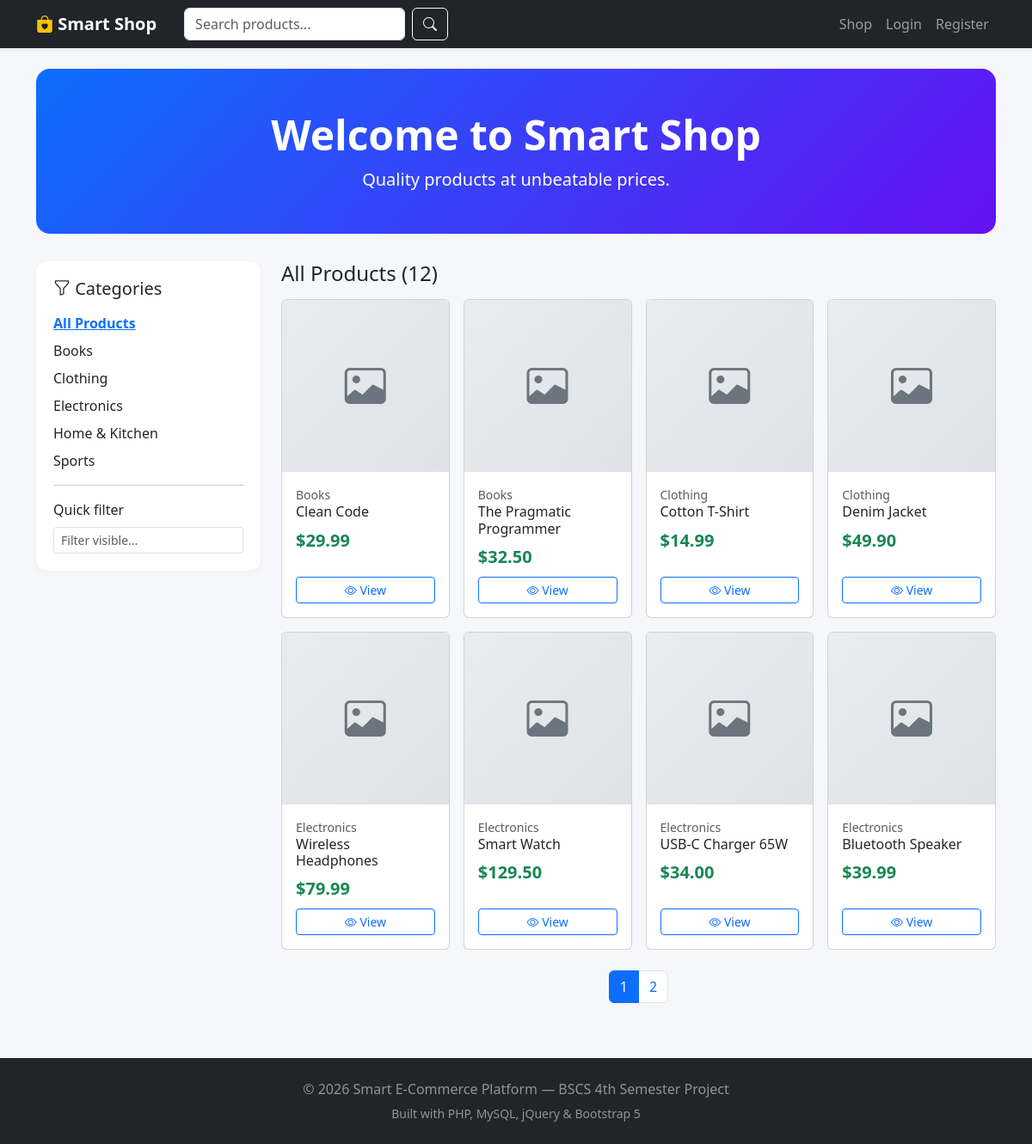
The page / on the database its author committed.
### tables this page shows
CREATE TABLE `categories` (
  `id` INT AUTO_INCREMENT PRIMARY KEY,
  `name` VARCHAR(100) NOT NULL UNIQUE,
  `created_at` TIMESTAMP DEFAULT CURRENT_TIMESTAMP
);

CREATE TABLE `products` (
  `id` INT AUTO_INCREMENT PRIMARY KEY,
  `category_id` INT NOT NULL,
  `name` VARCHAR(200) NOT NULL,
  `description` TEXT,
  `price` DECIMAL(10,2) NOT NULL,
  `stock` INT DEFAULT 0,
  `image` VARCHAR(255) DEFAULT NULL,
  `created_at` TIMESTAMP DEFAULT CURRENT_TIMESTAMP,
  FOREIGN KEY (`category_id`) REFERENCES `categories`(`id`) ON DELETE CASCADE
);

### includes/auth.php (called while the page is built, shortened)
<?php
function is_logged_in(): bool {
    return isset($_SESSION['user_id']);
}
function e(string $s): string {
    return htmlspecialchars($s, ENT_QUOTES, 'UTF-8');
}

### index.php (the view, shortened to what this page needs)
<?php
require_once __DIR__ . '/includes/header.php';
$q          = trim($_GET['q'] ?? '');
$categoryId = isset($_GET['cat']) ? (int)$_GET['cat'] : 0;
$page       = max(1, (int)($_GET['page'] ?? 1));
$perPage    = 8;
$offset     = ($page - 1) * $perPage;
$where  = [];
$params = [];
$whereSql = $where ? 'WHERE ' . implode(' AND ', $where) : '';
$countStmt = $pdo->prepare("SELECT COUNT(*) FROM products p $whereSql");
$countStmt->execute($params);
$total = (int)$countStmt->fetchColumn();
$totalPages = max(1, (int)ceil($total / $perPage));
$sql = "SELECT p.*, c.name AS category_name FROM products p
        JOIN categories c ON c.id = p.category_id
        $whereSql ORDER BY p.created_at DESC LIMIT $perPage OFFSET $offset";
$stmt = $pdo->prepare($sql);
$stmt->execute($params);
$products = $stmt->fetchAll();
$categories = $pdo->query("SELECT * FROM categories ORDER BY name")->fetchAll();
?>
<div class="hero text-center">
    <h1 class="display-5 fw-bold">Welcome to Smart Shop</h1>
    <p class="lead mb-0">Quality products at unbeatable prices.</p>
</div>
<div class="row">
    <aside class="col-lg-3 mb-4">
        <div class="sidebar-filter">
            <h5 class="mb-3"><i class="bi bi-funnel"></i> Categories</h5>
            <ul class="list-unstyled mb-3">
                <li class="mb-2">
                    <a class="<?= $categoryId === 0 ? 'fw-bold text-primary' : 'text-decoration-none text-dark' ?>"
                        href="?<?= http_build_query(array_filter(['q' => $q])) ?>">All Products</a>
                </li>
                <?php foreach ($categories as $c): ?>
                    <li class="mb-2">
                        <a class="<?= $categoryId === (int)$c['id'] ? 'fw-bold text-primary' : 'text-decoration-none text-dark' ?>"
                            href="?<?= http_build_query(array_filter(['q' => $q, 'cat' => $c['id']])) ?>">
                            <?= e($c['name']) ?>
                        </a>
                    </li>
                <?php endforeach; ?>
            </ul>
            <hr>
            <label class="form-label">Quick filter</label>
            <input type="text" id="client-filter" class="form-control form-control-sm" placeholder="Filter visible...">
        </div>
    </aside>
    <div class="col-lg-9">
        <div class="d-flex justify-content-between align-items-center mb-3">
            <h4 class="mb-0">
                <?php if ($q): ?>Results for "<?= e($q) ?>" (<?= $total ?>)
                <?php else: ?>All Products (<?= $total ?>)<?php endif; ?>
            </h4>
        </div>
        <?php if (!$products): ?>
            <div class="alert alert-info">No products found.</div>
        <?php else: ?>
            <div class="row g-3">
                <?php foreach ($products as $p): ?>
                    <div class="col-md-6 col-xl-3 product-card-wrapper" data-name="<?= e($p['name']) ?>">
                        <div class="card product-card">
                            <?php if ($p['image'] && file_exists(__DIR__ . '/assets/uploads/' . $p['image'])): ?>
                                <img src="<?= BASE_URL ?>/assets/uploads/<?= e($p['image']) ?>" class="product-img card-img-top">
                            <?php else: ?>
                                <div class="product-img-placeholder card-img-top"><i class="bi bi-image"></i></div>
                            <?php endif; ?>
                            <div class="card-body d-flex flex-column">
                                <small class="text-muted"><?= e($p['category_name']) ?></small>
                                <h6 class="card-title mb-2"><?= e($p['name']) ?></h6>
                                <div class="price mb-2">$<?= number_format($p['price'], 2) ?></div>
                                <div class="mt-auto d-grid gap-2">
                                    <a href="<?= BASE_URL ?>/product.php?id=<?= $p['id'] ?>" class="btn btn-outline-primary btn-sm">
                                        <i class="bi bi-eye"></i> View
                                    </a>
                                </div>
                            </div>
                        </div>
                    </div>
                <?php endforeach; ?>
            </div>
            <?php if ($totalPages > 1): ?>
                <nav class="mt-4">
                    <ul class="pagination justify-content-center">
                        <?php for ($i = 1; $i <= $totalPages; $i++):
                            $qs = http_build_query(array_filter(['q' => $q, 'cat' => $categoryId ?: null, 'page' => $i])); ?>
                            <li class="page-item <?= $i === $page ? 'active' : '' ?>">
                                <a class="page-link" href="?<?= $qs ?>"><?= $i ?></a>
                            </li>
                        <?php endfor; ?>
                    </ul>
                </nav>
            <?php endif; ?>
        <?php endif; ?>
    </div>
</div>
<?php require_once __DIR__ . '/includes/footer.php'; ?>

### includes/header.php (shortened to what this page needs)
<?php
require_once __DIR__ . '/auth.php';
$cartCount = 0;
?>
<!DOCTYPE html>
<html lang="en">
<head>
    <link href="https://cdn.jsdelivr.net/npm/bootstrap@5.3.2/dist/css/bootstrap.min.css" rel="stylesheet">
    <link href="https://cdn.jsdelivr.net/npm/bootstrap-icons@1.11.1/font/bootstrap-icons.css" rel="stylesheet">
    <link rel="stylesheet" href="<?= BASE_URL ?>/assets/css/style.css">
</head>
<body>
<nav class="navbar navbar-expand-lg navbar-dark bg-dark sticky-top shadow-sm">
    <div class="container">
        <a class="navbar-brand fw-bold" href="<?= BASE_URL ?>/index.php">
            <i class="bi bi-bag-heart-fill text-warning"></i> Smart Shop
        </a>
        <div class="collapse navbar-collapse" id="mainNav">
            <form class="d-flex me-auto ms-3" method="get" action="<?= BASE_URL ?>/index.php">
                <input class="form-control me-2" type="search" name="q" placeholder="Search products..."
                       value="<?= e($_GET['q'] ?? '') ?>">
                <button class="btn btn-outline-light" type="submit"><i class="bi bi-search"></i></button>
            </form>
            <ul class="navbar-nav ms-auto align-items-lg-center">
                <li class="nav-item">
                    <a class="nav-link" href="<?= BASE_URL ?>/index.php">Shop</a>
                </li>
                <?php if (is_logged_in()): ?>
                    <li class="nav-item">
                        <a class="nav-link position-relative" href="<?= BASE_URL ?>/cart.php">
                            <i class="bi bi-cart3"></i> Cart
                            <span id="cart-count" class="badge bg-warning text-dark rounded-pill">
                                <?= $cartCount ?>
                            </span>
                        </a>
                    </li>
                    <li class="nav-item">
                        <a class="nav-link" href="<?= BASE_URL ?>/orders.php">My Orders</a>
                    </li>
                    <?php if (is_admin()): ?>
                        <li class="nav-item">
                            <a class="nav-link text-warning" href="<?= BASE_URL ?>/admin/index.php">
                                <i class="bi bi-speedometer2"></i> Admin
                            </a>
                        </li>
                    <?php endif; ?>
                    <li class="nav-item dropdown">
                        <a class="nav-link dropdown-toggle" data-bs-toggle="dropdown">
                            <i class="bi bi-person-circle"></i> <?= e(current_user_name()) ?>
                        </a>
                        <ul class="dropdown-menu dropdown-menu-end">
                            <li><a class="dropdown-item" href="<?= BASE_URL ?>/orders.php">My Orders</a></li>
                            <li><hr class="dropdown-divider"></li>
                            <li><a class="dropdown-item text-danger" href="<?= BASE_URL ?>/logout.php">Logout</a></li>
                        </ul>
                    </li>
                <?php else: ?>
                    <li class="nav-item"><a class="nav-link" href="<?= BASE_URL ?>/login.php">Login</a></li>
                    <li class="nav-item"><a class="nav-link" href="<?= BASE_URL ?>/register.php">Register</a></li>
                <?php endif; ?>
            </ul>
        </div>
    </div>
</nav>
<main class="container my-4">

### includes/footer.php (shortened to what this page needs)
</main>
<footer class="bg-dark text-white-50 py-4 mt-5">
    <div class="container text-center">
        <p class="mb-1">&copy; <?= date('Y') ?> Smart E-Commerce Platform — BSCS 4th Semester Project</p>
        <small>Built with PHP, MySQL, jQuery & Bootstrap 5</small>
    </div>
</footer>
</body>
</html>

### assets/css/style.css (style rules this page uses)
body { background: #f6f7fb; font-family: "Segoe UI", Roboto, sans-serif; }
.product-card { transition: transform 0.15s ease, box-shadow 0.15s ease; height: 100%; }
.product-img-placeholder { height: 200px; display: flex; align-items: center; justify-content: center; background: linear-gradient(135deg, #e9ecef, #dee2e6); color: #6c757d; font-size: 3rem; }
.price { font-size: 1.25rem; color: #198754; font-weight: 600; }
.hero { background: linear-gradient(135deg, #0d6efd, #6610f2); color: #fff; border-radius: 1rem; padding: 3rem 2rem; margin-bottom: 2rem; }
.sidebar-filter { background: #fff; border-radius: 0.75rem; padding: 1.25rem; box-shadow: 0 2px 6px rgba(0, 0, 0, 0.04); }

### rows shown on the page
categories: name "Books"
categories: name "Clothing"
categories: name "Electronics"
categories: name "Home & Kitchen"
categories: name "Sports"
products: category.name "Books", name "Clean Code", price "29.99"
products: category.name "Books", name "The Pragmatic Programmer", price "32.50"
products: category.name "Clothing", name "Cotton T-Shirt", price "14.99"
products: category.name "Clothing", name "Denim Jacket", price "49.90"
products: category.name "Electronics", name "Wireless Headphones", price "79.99"
products: category.name "Electronics", name "Smart Watch", price "129.50"
products: category.name "Electronics", name "USB-C Charger 65W", price "34.00"
products: category.name "Electronics", name "Bluetooth Speaker", price "39.99"

### other values the page prints
$total "12"
